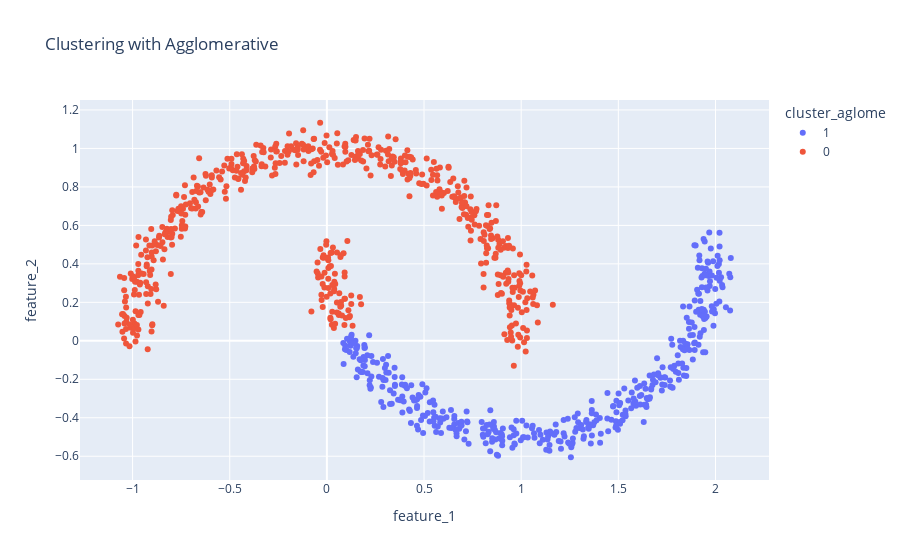

Write notebook code for a chart like this one.
### Markdown cell above
### ***AgglomerativeClustering***

### Code cell
df_aglome = df_moons.copy()
aglome = AgglomerativeClustering(n_clusters=2)
aglome.fit(scaler_moons)
df_aglome["cluster_aglome"] = aglome.labels_
df_aglome["cluster_aglome"] = df_aglome["cluster_aglome"].astype("string")
px.scatter(df_aglome, x="feature_1", y="feature_2", color="cluster_aglome", title="Clustering with Agglomerative")

### Figure 1 — Plotly figure (JSON) as saved in the notebook; plotly's stock layout.template omitted (floating-point values rounded to 4 significant figures; data arrays with more than 128 entries replaced by an {"elided": "..."} marker saying what was removed)
{"data": [{"hovertemplate": "cluster_aglome=1<br>feature_1=%{x}<br>feature_2=%{y}<extra></extra>", "legendgroup": "1", "marker": {"color": "#636efa", "symbol": "circle"}, "mode": "markers", "name": "1", "orientation": "v", "showlegend": true, "type": "scatter", "x": {"elided": "428 float values"}, "xaxis": "x", "y": {"elided": "428 float values"}, "yaxis": "y"}, {"hovertemplate": "cluster_aglome=0<br>feature_1=%{x}<br>feature_2=%{y}<extra></extra>", "legendgroup": "0", "marker": {"color": "#EF553B", "symbol": "circle"}, "mode": "markers", "name": "0", "orientation": "v", "showlegend": true, "type": "scatter", "x": {"elided": "572 float values"}, "xaxis": "x", "y": {"elided": "572 float values"}, "yaxis": "y"}], "layout": {"legend": {"title": {"text": "cluster_aglome"}, "tracegroupgap": 0}, "title": {"text": "Clustering with Agglomerative"}, "xaxis": {"anchor": "y", "domain": [0, 1], "title": {"text": "feature_1"}}, "yaxis": {"anchor": "x", "domain": [0, 1], "title": {"text": "feature_2"}}}}
